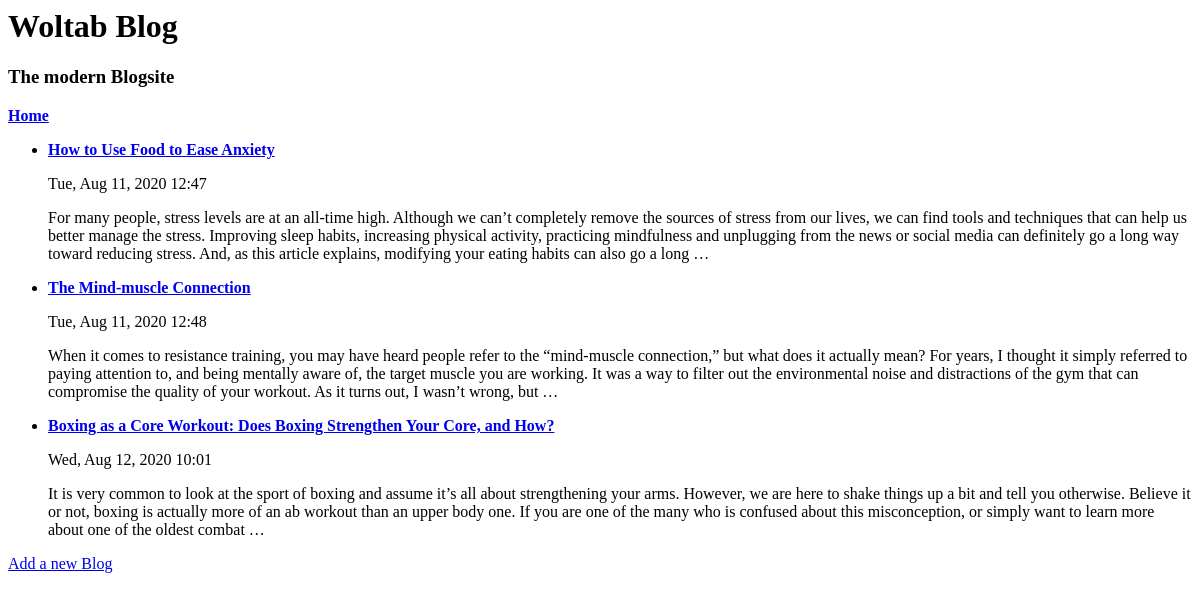
Before: / with the older database file.
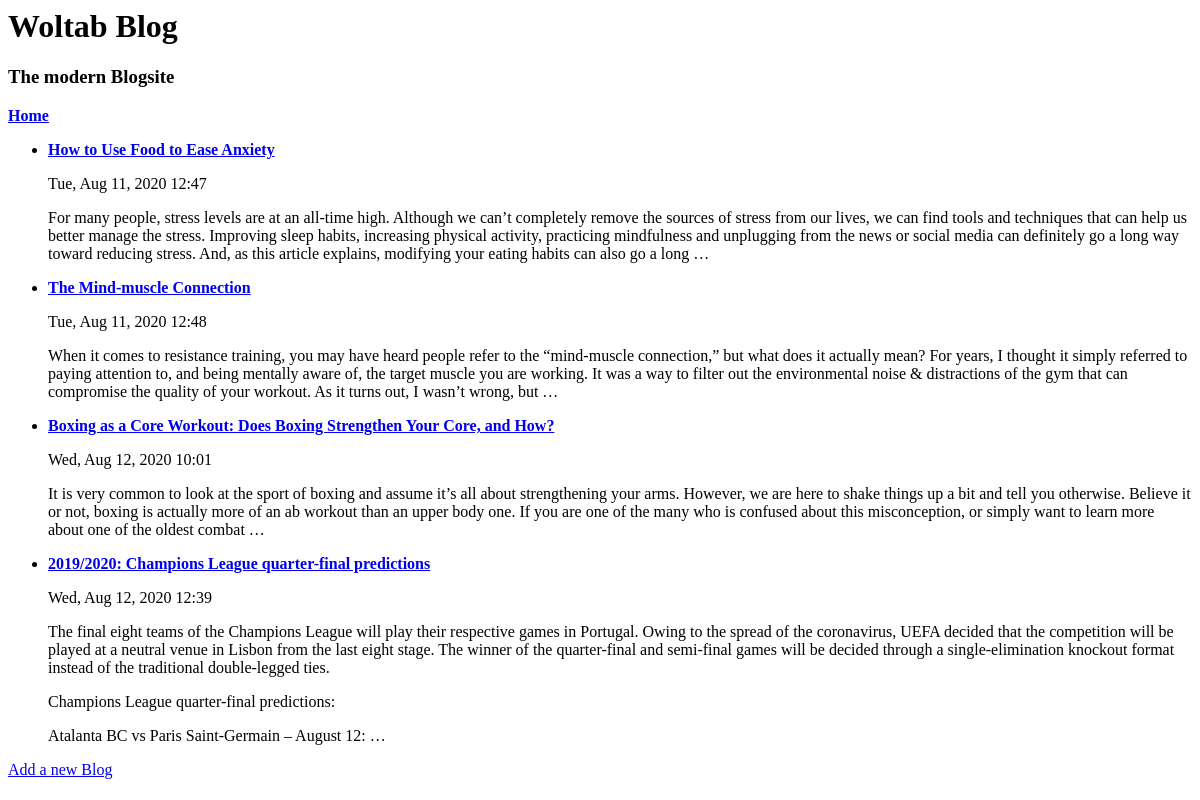
After: the same page with the newer database file.
### blogs/models.py (models this page shows)
class BlogPost(models.Model):
	title = models.CharField(max_length=200)
	text = models.TextField()
	date_added = models.DateTimeField(auto_now_add=True)
	class Meta:
		verbose_name_plural = 'blogs'
	def __str__(self):
		return self.title

### blogs/views.py (the view)
# urls.py: path('', views.index, name='index'),
def index(request):
	blogs = BlogPost.objects.order_by('date_added')
	context = {'blogs': blogs}
	return render(request, 'blogs/index.html', context)

### blogs/templates/blogs/index.html
{% extends "blogs/base.html" %}
{% block content %}
<ul>
	{% for blog in blogs %}
		<li>
			<a href="{% url 'blogs:blog' blog.id %}"><b>{{ blog }}</b></a>
			<br />
			<p>{{ blog.date_added|date:'D, M d, Y H:i' }}</p>
			<p>{{ blog.text|linebreaks|truncatewords_html:75 }}</p>
		</li>
	{% empty %}
		<li>No topics  have been added yet.</li>
	{% endfor %}
</ul>
<a href="{% url 'blogs:new_blog' %}">Add a new Blog</a>
{% endblock content %}

### blogs/templates/blogs/base.html
<h1>Woltab Blog</h1>
<h3>The modern Blogsite</h3>
<p>
<a href="{% url 'blogs:index' %}"><b>Home</b></a>
</p>
{% block content %}{% endblock content %}

Changed rows visible on the page:
changed BlogPost "The Mind-muscle Connection": text "…out the environmental noise and distractions of the gym…" → "…out the environmental noise & distractions of the gym…"
added BlogPost: title "2019/2020: Champions League quarter-final predictions", date_added "Wed, Aug 12, 2020 12:39", text "The final eight teams of the Champions League will play their respective games in Portugal. Owing to the spread of the coronavirus, UEFA decided that the competition will be played at a neutral venue in Lisbon from the last eight stage. The winner of the quarter-final and semi-final games will be decided through a single-elimination knockout format instead of the traditional double-legged ties. Champions League quarter-final predictions: Atalanta BC vs Paris Saint-Germain – August 12: …"
